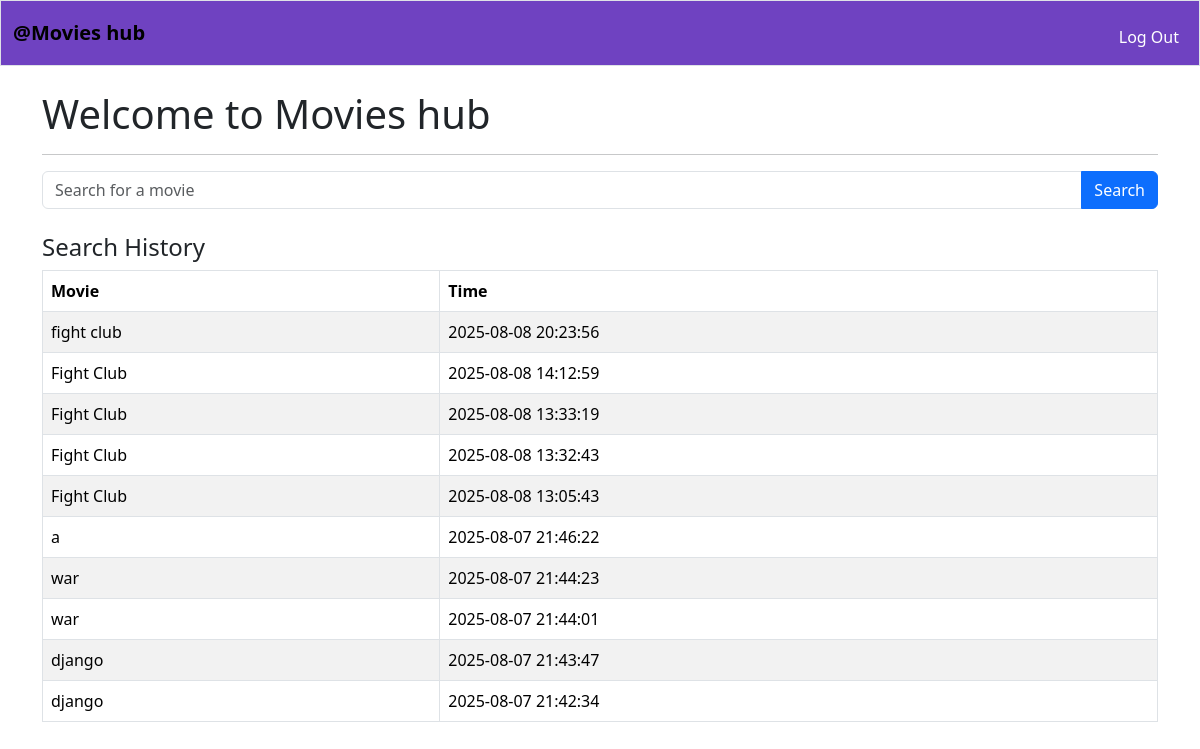
The page / (signed in) on the database its author committed.
### tables this page shows
CREATE TABLE search_history (
    id INTEGER PRIMARY KEY AUTOINCREMENT,
    user_id INTEGER,
    movie_name TEXT NOT NULL,
    timestamp DATETIME DEFAULT CURRENT_TIMESTAMP,
    FOREIGN KEY (user_id) REFERENCES users(id)
);

### app.py (the view, shortened to what this page needs)
@app.route("/", methods=["GET", "POST"])
@login_required
def index():
    user_id = session["user_id"]
    search_history = db.execute("SELECT movie_name, timestamp FROM search_history WHERE user_id = ? ORDER BY timestamp DESC", (user_id,)).fetchall()
    return render_template("index.html", history=search_history)

### app.py (called while the page is built)
@app.after_request
def after_request(response):
    response.headers["Cache-Control"] = "no-cache, no-store, must-revalidate"
    response.headers["Expires"] = 0
    response.headers["Pragma"] = "no-cache"
    return response

### helper.py (called while the page is built)
def login_required(f):
    @wraps(f)
    def decorated_function(*args, **kwargs):
        if session.get("user_id") is None:
            return redirect("/login")
        return f(*args, **kwargs)
    return decorated_function

### templates/index.html (shortened to what this page needs)
{% extends "layout.html" %}
{% block content %}
    <h1>Welcome to Movies hub</h1>
    <hr>
    <form action="/" method="post">
        <div class="input-group">
            <input required type="text" class="form-control" name="movie_name" placeholder="Search for a movie" autofocus autocomplete="off">
            <button class="btn btn-primary" type="submit">Search</button>
        </div>
    </form>
    {% if history %}
        <h4 class="mt-4">Search History</h4>
        <table class="table table-bordered table-striped">
            <thead>
                <tr>
                    <th>Movie</th>
                    <th>Time</th>
                </tr>
            </thead>
            <tbody>
                {% for entry in history[:10] %}
                <tr>
                    <td>{{ entry[0] }}</td>
                    <td>{{ entry[1] }}</td>
                </tr>
                {% endfor %}
            </tbody>
        </table>
    {% endif %}
{% endblock %}

### templates/layout.html (shortened to what this page needs)
<!DOCTYPE html>
<html lang="en">
<head>
    <link href="https://cdn.jsdelivr.net/npm/bootstrap@5.3.3/dist/css/bootstrap.min.css" rel="stylesheet">
</head>
<body>
    <nav class="navbar navbar-expand-md navbar-dark border" style="background-color: #6f42c1;">
        <div class="container-fluid">
            <a class="navbar-brand fw-bold text-black" href="/">@Movies hub</a>
            <div class="collapse navbar-collapse" id="navbar">
                {% if session["user_id"] %}
                    <ul class="navbar-nav ms-auto mt-2">
                        <li class="nav-item"><a class="nav-link text-white" href="/logout">Log Out</a></li>
                    </ul>
                {% else %}
                    <ul class="navbar-nav ms-auto mt-2">
                        <li class="nav-item"><a class="nav-link text-white" href="/register">Register</a></li>
                        <li class="nav-item"><a class="nav-link text-white" href="/login">Log In</a></li>
                    </ul>
                {% endif %}
            </div>
        </div>
    </nav>
    <div class="container mt-4">
        {% block content %}{% endblock %}
    </div>
</body>
</html>

### rows shown on the page
search_history: movie_name "fight club", timestamp "2025-08-08 20:23:56"
search_history: movie_name "Fight Club", timestamp "2025-08-08 14:12:59"
search_history: movie_name "Fight Club", timestamp "2025-08-08 13:33:19"
search_history: movie_name "Fight Club", timestamp "2025-08-08 13:32:43"
search_history: movie_name "Fight Club", timestamp "2025-08-08 13:05:43"
search_history: movie_name "a", timestamp "2025-08-07 21:46:22"
search_history: movie_name "war", timestamp "2025-08-07 21:44:23"
search_history: movie_name "war", timestamp "2025-08-07 21:44:01"
search_history: movie_name "django", timestamp "2025-08-07 21:43:47"
search_history: movie_name "django", timestamp "2025-08-07 21:42:34"
